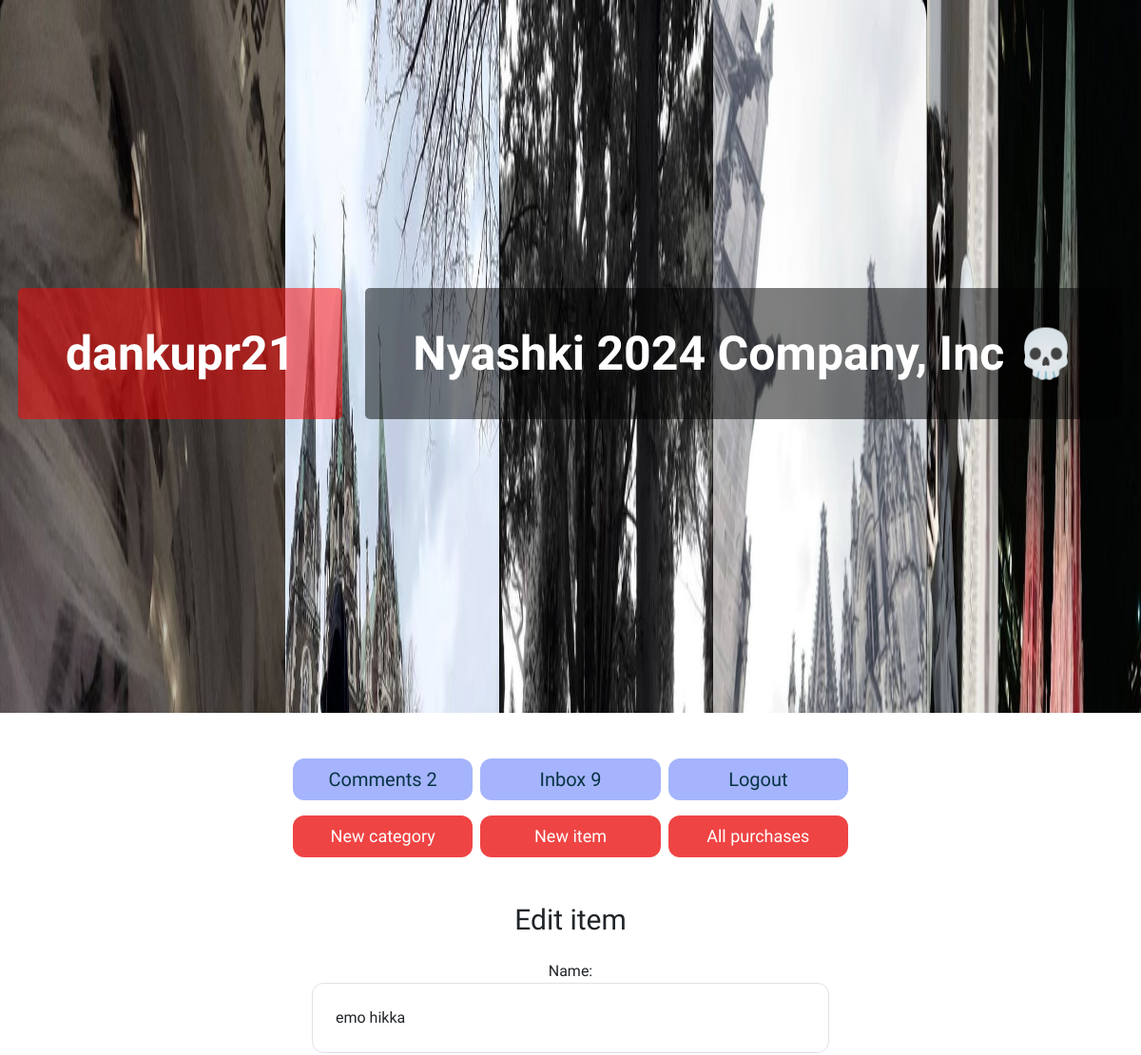
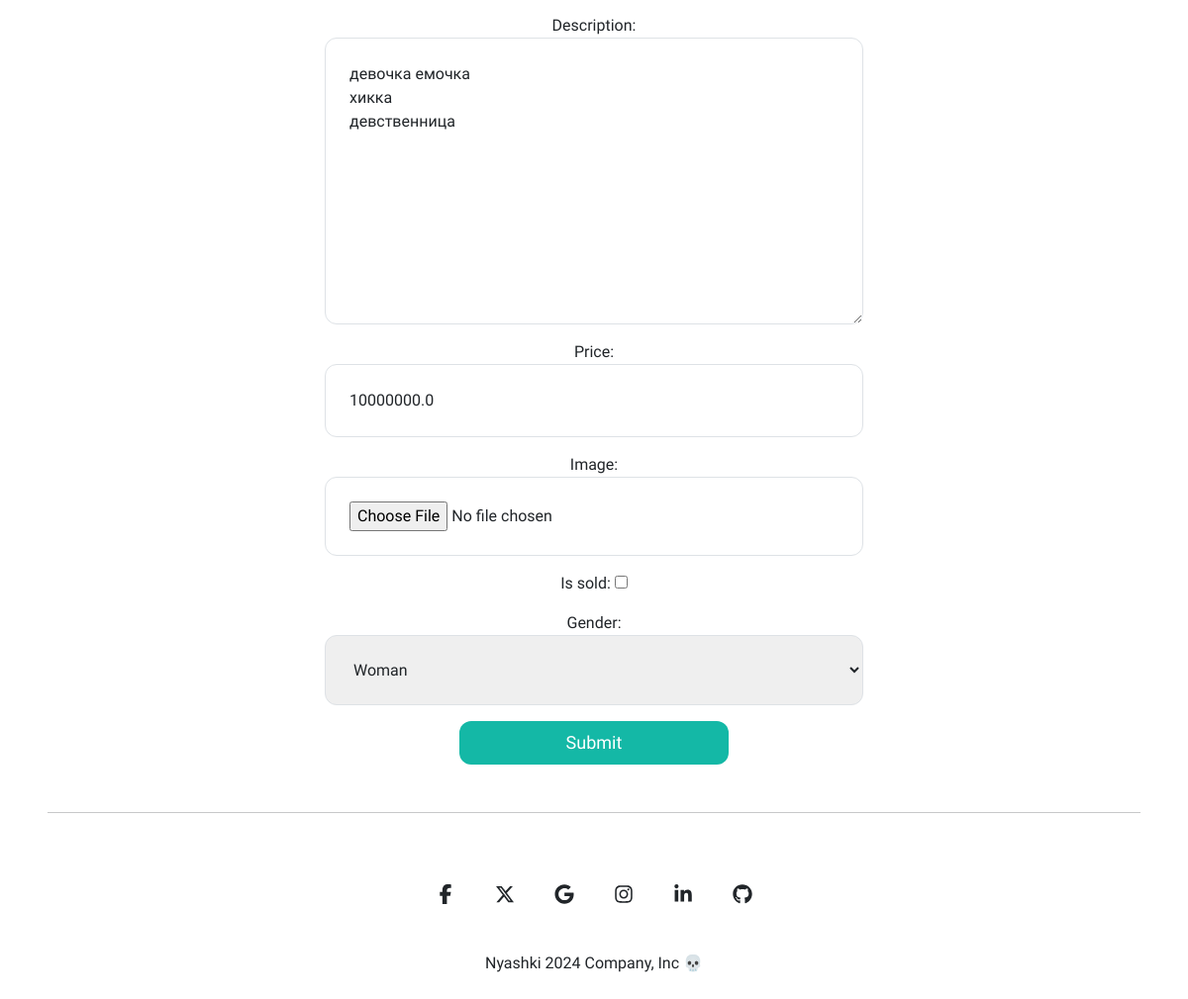
The page /items/12/edit_item (signed in) on the database its author committed (2 pictures, top to bottom).
### item/models.py (models this page shows, shortened)
class Comment(models.Model):
    user = models.ForeignKey(User, related_name='comments', on_delete=models.CASCADE)
    description = models.TextField()
    created_at = models.DateTimeField()
    class Meta:
        ordering = ('-created_at',)

class Item(models.Model):
    category = models.ForeignKey(Category, related_name='items', on_delete=models.CASCADE)
    name = models.CharField(max_length=255)
    description = models.TextField(blank=True, null=True)
    price = models.FloatField()
    image = models.ImageField(upload_to='item_images', blank=True, null=True)
    is_sold = models.BooleanField(default=False)
    created_at = models.DateTimeField(auto_now_add=True)
    users = models.ManyToManyField(User, related_name='items', blank=True)
    gender = models.CharField(max_length=1, choices=gender_choice)
    comments = models.ManyToManyField(Comment)

### item/views.py (the view)
# urls.py: path('<int:pk>/edit_item', views.edit_item, name='edit_item'),
@login_required
def edit_item(request, pk):
    if request.user.is_superuser:
        item = get_object_or_404(Item, pk=pk)
        if request.method == 'POST':
            form = EditItemForm(request.POST, request.FILES, instance=item)
            if form.is_valid():
                form.save()
                return redirect('item:detail', pk=item.id)
        else:
            form = EditItemForm(instance=item)
        return render(request, 'item/edit_item_form.html', {
            'form': form,
            'title': 'Edit item',
            'item': item
        })
    return redirect('/')

### item/forms.py
class EditItemForm(forms.ModelForm):
    class Meta:
        model = Item
        fields = ('name', 'description', 'price', 'image', 'is_sold', 'gender')
        widgets = {
            'name': forms.TextInput(attrs={
                'class': INPUT_CLASSES
            }),
            'description': forms.Textarea(attrs={
                'class': INPUT_CLASSES
            }),
            'price': forms.TextInput(attrs={
                'class': INPUT_CLASSES
            }),
            'image': forms.FileInput(attrs={
                'class': INPUT_CLASSES
            }),
            'gender': forms.Select(attrs={
                'class': INPUT_CLASSES
            }),
        }

### item/templates/item/edit_item_form.html (shortened to what this page needs)
{% extends 'core/base.html' %}
{% block content %}
<h1 class="mb-6 text-3xl mt-4 dark:text-white text-center">{{ title }}</h1>
<div class="mx-5 transition-transform duration-300 transform hover:scale-105 text-center">
    <form method="post" action="{% url 'item:edit_item' item.id %}" enctype="multipart/form-data" class="dark:text-white">
        <div class="space-y-4">
            {{ form.as_p }}
        </div>
        <div class="md:mx-auto md:w-1/2">        <button class="block mt-3 w-3/4 md:w-1/2 mx-auto text-center py-2 text-lg bg-teal-500 hover:bg-teal-700 rounded-xl text-white">Submit</button>
        </div>
    </form>
</div>
{% endblock %}

### core/templates/core/base.html (shortened to what this page needs)
{% load static %}
<!doctype html>
<html>
    <head>
        <script src="https://cdn.tailwindcss.com"></script>
        <link href="https://cdn.jsdelivr.net/npm/bootstrap@5.3.3/dist/css/bootstrap.min.css" rel="stylesheet">
    </head>
    <body class="dark:bg-zinc-700" id="target-element">
        <header class="text-center parallax-header" id="sign_header" style="cursor: pointer;">
          <div class="text-container">
            {% if request.user.is_authenticated %}
            <strong id="username" class="md:text-3xl text-3xl font-bold">{{request.user.username}}</strong>
            {% endif %}
            <a href="/" id="nyashki" class="md:text-3xl text-3xl font-bold">Nyashki 2024 Company, Inc 💀</a>
          </div>
      </header>
        {% if request.user.is_authenticated %}
        <div class="grid grid-cols-3 gap-2 mt-2 px-2 md:w-1/2 md:mx-auto mb-3 mt-5 transition-transform duration-300 transform hover:scale-105" id="{{zxc12qwiehjqwaiode}}">
          <a href="{% url 'item:all_comments' %}" class="block text-center px-2 py-2 text-lg md:text-xl  bg-indigo-300 text-cyan-950 hover:text-white rounded-xl hover:bg-indigo-400" style="position:relative;">Comments {{ request.user.comments.all | length }}</a>
          <a href="{% url 'conversation:inbox' %}" class="block text-center px-2 py-2 text-lg md:text-xl bg-indigo-300 text-cyan-950 hover:text-white rounded-xl hover:bg-indigo-400">Inbox {{ request.user.conversations.all | length }}</a>
          <a href="{% url 'core:logout' %}" class="block text-center px-2 py-2 text-lg md:text-xl bg-indigo-300 text-cyan-950 hover:text-white rounded-xl hover:bg-indigo-400">Logout</a>
          </div>
        {% endif %}
        {% if request.user.is_superuser %}
        <div class="grid grid-cols-3 gap-2 mt-2 px-2 md:mx-auto md:w-1/2 transition-transform duration-300 transform hover:scale-105">
          <a href="{% url 'item:new_category' %}" class="px-2 py-2 text-lg  bg-red-500 text-white text-center rounded-xl hover:bg-red-700">New category</a>
          <a href="{% url 'item:new_item' %}" class="px-2 py-2 text-lg  bg-red-500 text-white text-center rounded-xl hover:bg-red-700">New item</a>
          <a href="{% url 'item:all_purchases' %}" class="px-2 py-2 text-lg  bg-red-500 text-white text-center rounded-xl hover:bg-red-700">All purchases</a>
        </div>
        {%endif%}
        <div class="xcvxckjvl123 px-2 mt-5">
            {% block content %}
            {% endblock %}
        </div>
        <hr class="dark:text-white m-5">
        <footer
        class="flex flex-col items-center text-center text-surface dark:bg-zinc-700 dark:text-white">
        <div class="container mt-2">
          <div class="mb-2 flex justify-center space-x-2">
            <a
              href="#!"
              type="button"
              class="rounded-full bg-transparent p-3 font-medium uppercase leading-normal text-surface transition duration-150 ease-in-out hover:bg-neutral-100 focus:outline-none focus:ring-0 dark:text-white dark:hover:bg-secondary-900"
              data-twe-ripple-init>
              <span class="[&>svg]:h-5 [&>svg]:w-5">
              </span>
            </a>
            <a
              href="#!"
              type="button"
              class="rounded-full bg-transparent p-3 font-medium uppercase leading-normal text-surface transition duration-150 ease-in-out hover:bg-neutral-100 focus:outline-none focus:ring-0 dark:text-white dark:hover:bg-secondary-900"
              data-twe-ripple-init>
              <span class="mx-auto [&>svg]:h-5 [&>svg]:w-5">
              </span>
            </a>
            <a
              href="#!"
              type="button"
              class="rounded-full bg-transparent p-3 font-medium uppercase leading-normal text-surface transition duration-150 ease-in-out hover:bg-neutral-100 focus:outline-none focus:ring-0 dark:text-white dark:hover:bg-secondary-900"
              data-twe-ripple-init>
              <span class="mx-auto [&>svg]:h-5 [&>svg]:w-5">
              </span>
            </a>
            <a
              href="#!"
              type="button"
              class="rounded-full bg-transparent p-3 font-medium uppercase leading-normal text-surface transition duration-150 ease-in-out hover:bg-neutral-100 focus:outline-none focus:ring-0 dark:text-white dark:hover:bg-secondary-900"
              data-twe-ripple-init>
              <span class="mx-auto [&>svg]:h-5 [&>svg]:w-5">
              </span>
            </a>
            <a
              href="#!"
              type="button"
              class="rounded-full bg-transparent p-3 font-medium uppercase leading-normal text-surface transition duration-150 ease-in-out hover:bg-neutral-100 focus:outline-none focus:ring-0 dark:text-white dark:hover:bg-secondary-900"
              data-twe-ripple-init>
              <span class="mx-auto [&>svg]:h-5 [&>svg]:w-5">
              </span>
            </a>
            <a
              href="#!"
              type="button"
              class="rounded-full bg-transparent p-3 font-medium uppercase leading-normal text-surface transition duration-150 ease-in-out hover:bg-neutral-100 focus:outline-none focus:ring-0 dark:text-white dark:hover:bg-secondary-900"
              data-twe-ripple-init>
              <span class="mx-auto [&>svg]:h-5 [&>svg]:w-5">
              </span>
            </a>
          </div>
        </div>
        <div class="w-full p-4 text-center">
          <a href="#">Nyashki 2024 Company, Inc 💀</a>
        </div>
        </footer>
    </body>
</html>

### rows shown on the page
Item: name "emo hikka", description "девочка емочка хикка девственница", price "10000000.0", gender "Woman"

### other values the page prints
{{ request.user.username }} "dankupr21"
{{ request.user.comments.all | length }} "2"
{{ request.user.conversations.all | length }} "9"
{{ title }} "Edit item"
